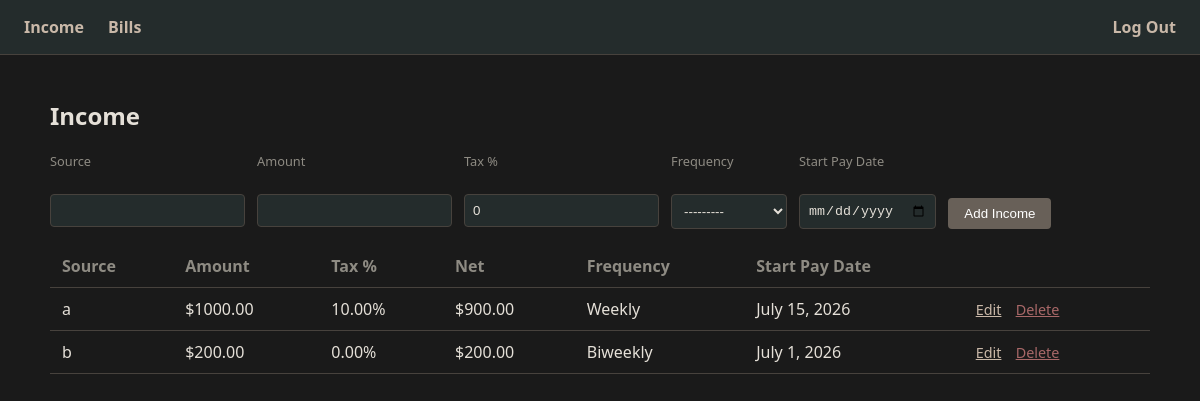
Screenshot of /income/ (signed in) with the database file from the repository.
### income/models.py (models this page shows, shortened)
class Income(models.Model):
    FREQUENCY_CHOICES = [
        ('weekly', 'Weekly'),
        ('biweekly', 'Biweekly'),
        ('semimonthly', 'Semimonthly'),
        ('monthly', 'Monthly'),
    ]
    owner = models.ForeignKey(User, on_delete=models.CASCADE)
    source = models.CharField(max_length=100)
    amount = models.DecimalField(max_digits=10, decimal_places=2)
    tax_deduction_percent = models.DecimalField(max_digits=5, decimal_places=2, default=0)
    frequency = models.CharField(max_length=12, choices=FREQUENCY_CHOICES)
    start_pay_date = models.DateField(help_text="The first known/anchor pay date")
    class Meta:
        ordering = ['source']
    @property
    def net_amount(self):
        return self.amount * (1- (self.tax_deduction_percent / 100))

### income/views.py (the view)
# urls.py: path('',views.income_list, name='income_list'),
@login_required
def income_list(request):
    if request.method == 'POST':
        form = IncomeForm(request.POST)
        if form.is_valid():
            income = form.save(commit=False)
            income.owner = request.user
            income.save()
            return redirect('income_list')
    else:
        form = IncomeForm()
    incomes = Income.objects.filter(owner=request.user)
    return render(request, 'income/income_list.html', {'form': form, 'incomes': incomes})

### income/forms.py
class IncomeForm(forms.ModelForm):
    class Meta:
        model = Income
        fields = ['source', 'amount', 'tax_deduction_percent', 'frequency', 'start_pay_date']
        widgets = {
            'start_pay_date': forms.DateInput(attrs={'type': 'date'})
        }

### income/templates/income/income_list.html (shortened to what this page needs)
{% extends 'base.html' %}
{% block content %}
    <h2>Income</h2>
    <form method="post" class="form-row" style="align-items:flex-start;">
        <div>
            <label for="{{ form.source.id_for_label }}">Source</label><br>
            {{ form.source }}
        </div>
        <div>
            <label for="{{ form.amount.id_for_label }}">Amount</label><br>
            {{ form.amount }}
        </div>
        <div>
            <label for="{{ form.tax_deduction_percent.id_for_label }}">Tax %</label><br>
            {{ form.tax_deduction_percent }}
        </div>
        <div>
            <label for="{{ form.frequency.id_for_label }}">Frequency</label><br>
            {{ form.frequency }}
        </div>
        <div>
            <label for="{{ form.start_pay_date.id_for_label }}">Start Pay Date</label><br>
            {{ form.start_pay_date }}
        </div>
        <div style="align-self:flex-end;">
            <button type="submit">Add Income</button>
        </div>
    </form>
    <table>
        <tr>
            <th>Source</th>
            <th>Amount</th>
            <th>Tax %</th>
            <th>Net</th>
            <th>Frequency</th>
            <th>Start Pay Date</th>
            <th></th>
        </tr>
        {% for income in incomes %}
        <tr>
            <td>{{ income.source }}</td>
            <td>${{ income.amount }}</td>
            <td>{{ income.tax_deduction_percent }}%</td>
            <td>${{ income.net_amount|floatformat:2 }}</td>
            <td>{{ income.get_frequency_display }}</td>
            <td>{{ income.start_pay_date }}</td>
            <td>
                <a href="{% url 'income_edit' income.pk %}" class="action-link">Edit</a>
                <a href="{% url 'income_delete' income.pk %}" class="action-link delete">Delete</a>
            </td>
        </tr>
        {% endfor %}
    </table>
{% endblock %}

### static/css/style.css (style rules this page uses)
body { background:#1a1a1a; color:#e5e0d8; font-family: 'Segoe UI', sans-serif; margin:0; }
table { width:100%; border-collapse: collapse; margin-top:16px; }
th, td { text-align:left; padding:10px 12px; border-bottom:1px solid #47423d; }
th { color:#8e8b83; cursor:pointer; user-select:none; }
input, select { background:#242c2c; color:#e5e0d8; border:1px solid #47423d; padding:8px; border-radius:4px; }
button { background:#686058; color:#fff; border:none; padding:8px 16px; border-radius:4px; cursor:pointer; }
.form-row { display:flex; gap:12px; flex-wrap:wrap; align-items:center; margin-bottom:16px; }
a.action-link { color:#c9b8a8; margin-right:10px; font-size:0.9em; }
a.action-link.delete { color:#a86868; }
label { font-size:0.8em; color:#8e8b83; display:block; margin-bottom:2px; }

### rows the page displays
Income: source "a", amount "1000.00", tax_deduction_percent "10.00", net_amount "900.00", frequency "Weekly", start_pay_date "July 15, 2026"
Income: source "b", amount "200.00", tax_deduction_percent "0.00", net_amount "200.00", frequency "Biweekly", start_pay_date "July 1, 2026"
